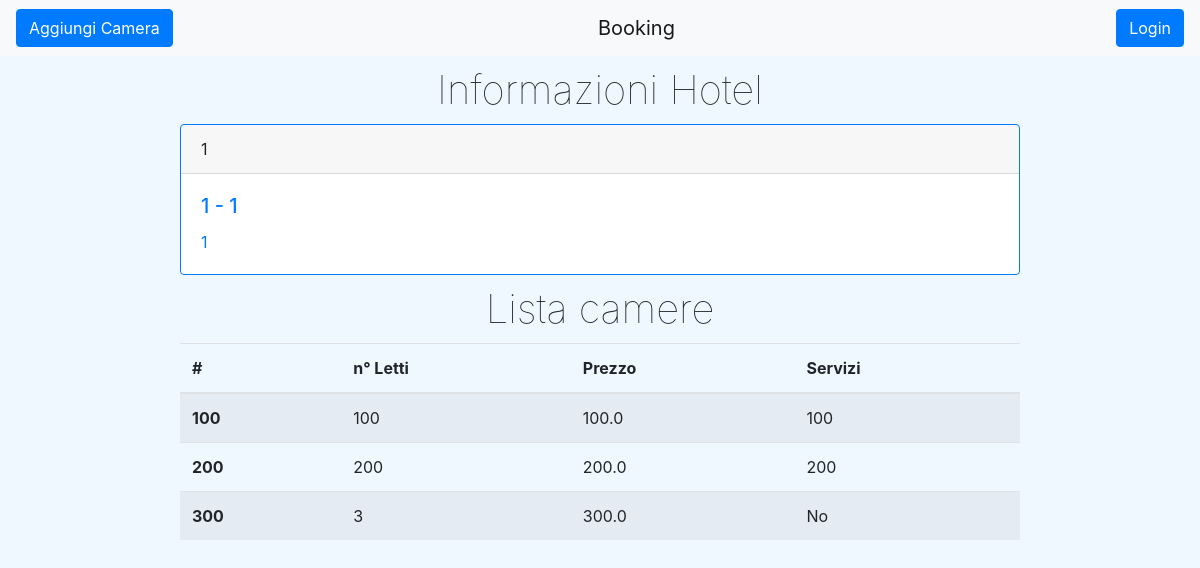
The app's page /gestioneHotel/?id=1, older data.
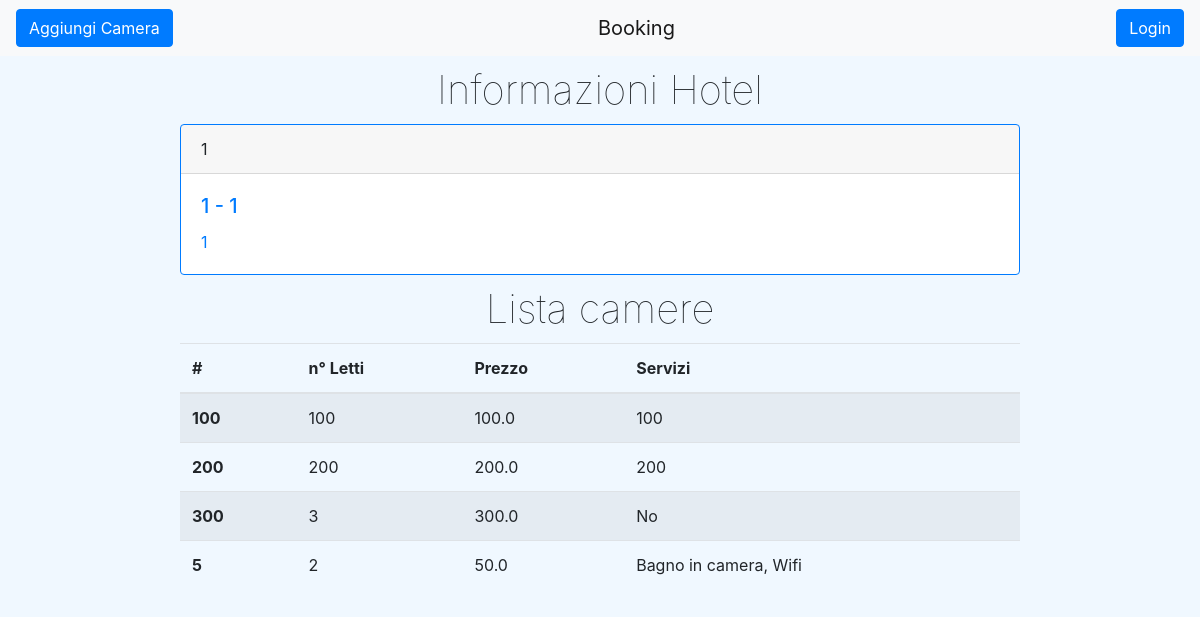
The same page, newer data.
### ProgettoISW/models.py (models this page shows)
class Camera(models.Model):
    hotel = models.ForeignKey(Hotel, on_delete=models.CASCADE)
    numero = models.IntegerField()
    nLetti = models.IntegerField()
    prezzo = models.FloatField()
    servizi = models.TextField()

### ProgettoISW/views.py (the view)
# urls.py: path('gestioneHotel/', views.gestioneHotel),
def gestioneHotel(request):
    hotel = None
    idHotel = request.GET.get('id', None)
    if idHotel is not None:
        hotel = Hotel.objects.get(pk=idHotel)
    else:
        if request.session['idHotel']:
            idHotel = request.session['idHotel']
            hotel = Hotel.objects.get(pk=idHotel)
    if hotel is not None:
        request.session['idHotel'] = idHotel
        elencoCamere = []
        for c in Camera.objects.all():
            if c.hotel == hotel:
                elencoCamere.append(c)
        return render(request, 'gestioneHotel.html', {'hotel': hotel, 'camere': elencoCamere})
    else:
        return redirect('/home/')

### templates/gestioneHotel.html (shortened to what this page needs)
{% extends "base.html" %}
{% block tasto-sinistro %}
    <button id="aggiungi-camera" class="btn btn-primary" type="button">
            <a href="/aggiungiCamera/?id={{ hotel.id }}">Aggiungi Camera</a>
    </button>
{% endblock %}
{% block content %}
    <main>
        <div class="wrapper">
            <h1 id="maintitle">Informazioni Hotel</h1>
            <div class="card border-primary">
                <div class="card-header">{{ hotel.nome }}</div>
                <div class="card-body text-primary">
                    <h5 class="card-title">{{ hotel.citta }} - {{ hotel.indirizzo }}</h5>
                    <p class="card-text">{{ hotel.descrizione }}</p>
                </div>
            </div>
            <h1 id="maintitle">Lista camere</h1>
            <table class="table table-striped">
                <thead>
                    <tr>
                          <th scope="col">#</th>
                          <th scope="col">n° Letti</th>
                          <th scope="col">Prezzo</th>
                          <th scope="col">Servizi</th>
                    </tr>
                </thead>
                <tbody>
                    {% for c in camere %}
                    <tr>
                        <th scope="row">{{ c.numero }}</th>
                        <td>{{ c.nLetti }}</td>
                        <td>{{ c.prezzo }}</td>
                        <td>{{ c.servizi }}</td>
                    </tr>
                    {% endfor %}
                </tbody>
            </table>
        </div>
    </main>
{% endblock %}

Row changes from the older to the newer data that the page shows:
added Camera: numero "5", nLetti "2", prezzo "50.0", servizi "Bagno in camera, Wifi"
